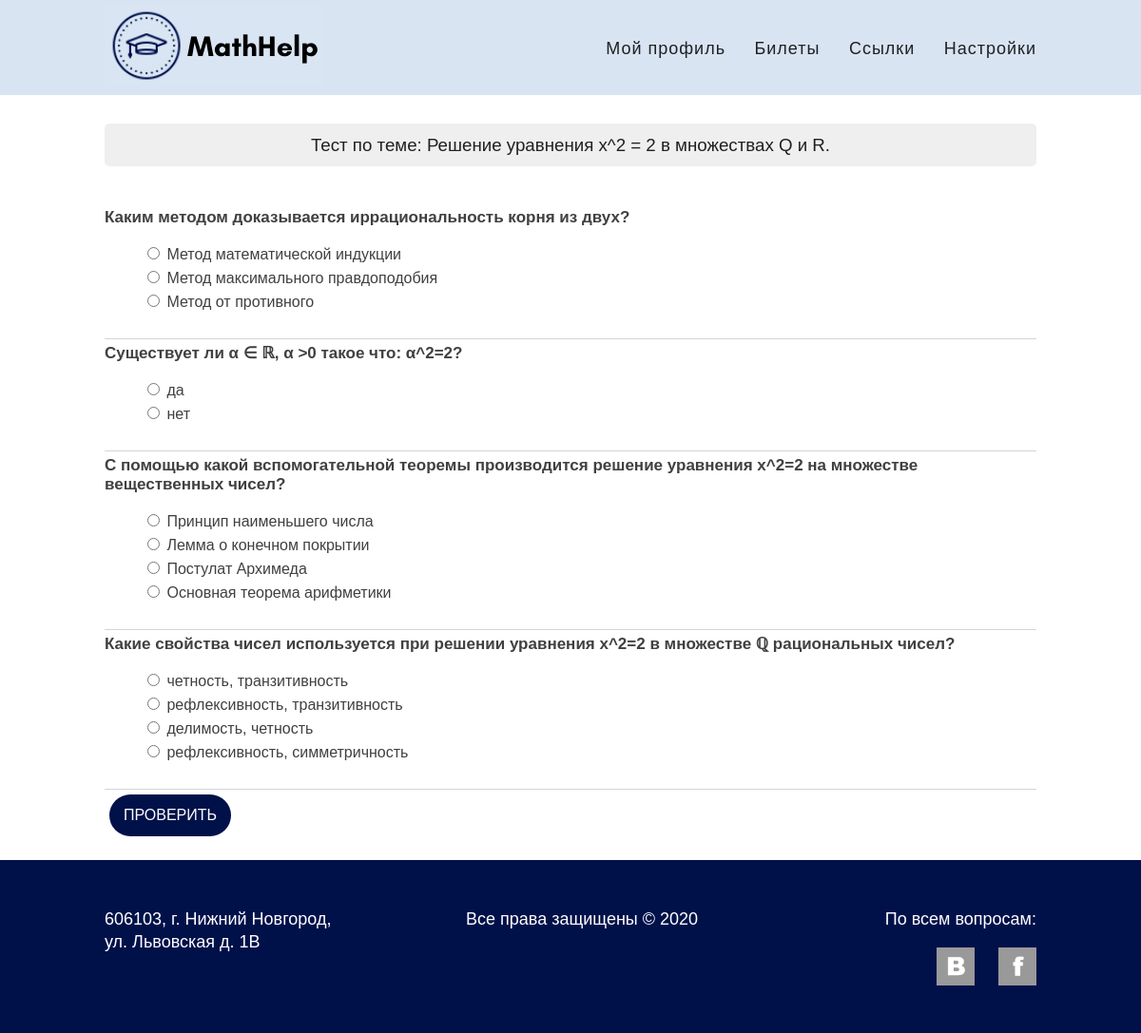
/quiz/6 (signed in), run on the app's committed database.
### apps/quiz/models.py (models this page shows, shortened)
class Quiz(models.Model):
    PASS_PERCENT = 70
    ticket = models.OneToOneField(Ticket, on_delete=models.CASCADE)
    class Meta:
        verbose_name_plural = 'quizzes'
    def get_absolute_url(self):
        return reverse(QuizConfig.QUIZ_FORM_URL, args=[self.id])
    def get_questions(self):
        if not hasattr(self, '_questions'):
            self._questions = self.question_set.all()
        return self._questions

class Question(models.Model):
    quiz = models.ForeignKey(Quiz, on_delete=models.CASCADE)
    text = models.CharField(max_length=512)  # TODO unique = True fails
    def get_answers(self):
        if not hasattr(self, '_answers'):
           self._answers = self.answer_set.all()
        return self._answers

### apps/tickets/models.py (models this page shows, shortened)
class Ticket(models.Model):
    MIN_LEVEL, MAX_LEVEL = 1, 5
    error_messages = {
        'invalid_level': f'Level must be a value from {MIN_LEVEL} to {MAX_LEVEL}.'
    }
    name = models.CharField(max_length=256, unique=True)
    level = models.SmallIntegerField()
    filename = models.CharField(max_length=256, unique=True)
    objects = TicketManager()
    def __str__(self):
        return self.name

### apps/quiz/views.py (the view, shortened to what this page needs)
@method_decorator(quiz_not_taken_required, name='dispatch')
class QuizFormView(FormView):
    form_class = QuizForm
    template_name = f'{QuizConfig.name}/quiz-form.html'
    def get_object(self):
        if not hasattr(self, 'object'):
            self.object = get_object_or_404(Quiz, id=self.kwargs['quiz_id'])
        return self.object
    def get_context_data(self, *args, **kwargs):
        context = super().get_context_data(*args, **kwargs)
        context['quiz'] = self.get_object()
        return context
    def get_form_kwargs(self, *args, **kwargs):
        kwargs = super().get_form_kwargs(*args, **kwargs)
        kwargs['quiz'] = self.get_object()
        return kwargs

### apps/quiz/forms.py (shortened to what this page needs)
class QuizForm(forms.Form):
    def __init__(self, quiz, *args, **kwargs):
        super().__init__(*args, **kwargs)
        self.use_required_attribute = False
        for question in quiz.get_questions():
            choices = [(answer.id, answer.text) for answer in question.get_answers()]
            self.fields[str(question.id)] = forms.ChoiceField(
                label=question.text, choices=choices, widget=forms.RadioSelect()
            )

### apps/accounts/context_processors.py (called while the page is built)
def accounts(request):
    return {
        'ACCOUNT_LOGIN_URL':           AccountsConfig.ACCOUNT_LOGIN_URL,
        'ACCOUNT_LOGOUT_URL':          AccountsConfig.ACCOUNT_LOGOUT_URL,
        'ACCOUNT_SETTINGS_URL':        AccountsConfig.ACCOUNT_SETTINGS_URL,
        'ACCOUNT_CREATE_URL':          AccountsConfig.ACCOUNT_CREATE_URL,
        'ACCOUNT_DELETE_URL':          AccountsConfig.ACCOUNT_DELETE_URL,
        'ACCOUNT_PASSWORD_CHANGE_URL': AccountsConfig.ACCOUNT_PASSWORD_CHANGE_URL,
        'ACCOUNT_USERNAME_UPDATE_URL': AccountsConfig.ACCOUNT_USERNAME_UPDATE_URL,
        'ACCOUNT_EMAIL_UPDATE_URL':    AccountsConfig.ACCOUNT_EMAIL_UPDATE_URL,
    }

### apps/forum/context_processors.py (called while the page is built)
def forum(request):
    return {
        'FORUM_COMMENT_CREATE_URL': ForumConfig.FORUM_COMMENT_CREATE_URL,
        'FORUM_COMMENT_DELETE_URL': ForumConfig.FORUM_COMMENT_DELETE_URL,
    }

### apps/pages/context_processors.py (called while the page is built)
def pages(request):
    return {
        'INDEX_URL':      PagesConfig.INDEX_URL,
        'REFERENCES_URL': PagesConfig.REFERENCES_URL,
    }

### apps/profiles/models.py (called while the page is built)
    def get_absolute_url(self):
        return reverse(ProfilesConfig.PROFILE_DETAIL_URL, args=[self.user.username])

### apps/quiz/context_processors.py (called while the page is built)
def quiz(request):
    return {
        'QUIZ_FORM_URL':    QuizConfig.QUIZ_FORM_URL,
        'QUIZ_RESULT_URL':  QuizConfig.QUIZ_RESULT_URL,
        'QUIZ_SAVE_URL':    QuizConfig.QUIZ_SAVE_URL,
        'QUIZ_RESTART_URL': QuizConfig.QUIZ_RESTART_URL,
        'QUIZ_REPORT_URL':  QuizConfig.QUIZ_REPORT_URL,
    }

### apps/tickets/context_processors.py (called while the page is built)
def tickets(request):
    return {
        'TICKET_LIST_URL':     TicketsConfig.TICKET_LIST_URL,
    }

### apps/quiz/templates/quiz/quiz-form.html (shortened to what this page needs)
{% extends 'base.html' %}
{% load static %}
{% block css %}
  <link rel="stylesheet" href="{% static 'quiz/css/style.css' %}">
{% endblock %}
{% block content %}
  <div class="container">
    <div class='quiz-detail'>
      <h3>Тест по теме: {{ quiz.ticket }}</h3>
    </div>
    <form class="quiz-form" action="{{ quiz.get_absolute_url }}" method="POST">
      {% for field in form %}
        <div class='border-bottom'>
          <div class='label-form'>
            {{ field.label_tag }}
          </div>
          <div class='label-form-field'>
            {{ field }}
          </div>
        </div>
      {% endfor %}
      <button class="btn btn-blue" type="submit">Проверить</button>
    </form>
  </div>
{% endblock %}

### static/css/style.css (style rules this page uses)
body { min-width: 1000px; margin: 0; padding: 0; font-family: Arial, sans-serif; font-size: 16px; line-height: 24px; color: #1f2022; }
.container { width: 980px; margin: 0 auto; padding: 0 10px; }
.border-bottom { padding-bottom: 10px; border-bottom: 1px solid; border-color: #d1d5da; }
.btn { display: inline-block; padding: 15px; margin: 5px; font-size: 16px; line-height: 14px; vertical-align: top; text-align: center; text-decoration: none; text-transform: uppercase; color: #ffffff; cursor: pointer; outline: none; border: none; border-radius:999px; }
.btn-blue { background: #00114a; }

### apps/quiz/static/quiz/css/style.css (style rules this page uses)
.quiz-form { padding-top: 20px; padding-bottom: 20px; }
li { list-style-type: none; }
.quiz-detail { background: #efefef; border: none; border-radius: 5px; text-align: center; margin-top: 30px; }
.quiz-detail h3 { padding-top: 10px; padding-bottom: 10px; font-weight: normal; line-height: 25px; }
.label-form { color: #404040; font-size: 17px; line-height: 20px; font-weight: 600; padding-top: 5px; }
.label-form-field { color: #404040; font-size: 16px; line-height: 25px; font-weight: normal; }

### data on the page
Quiz: ticket "Решение уравнения x^2 = 2 в множествах Q и R."
Question: label_tag "Каким методом доказывается иррациональность корня из двух?"
Question: label_tag "Существует ли α ∈ ℝ, α >0 такое что: α^2=2?"
Question: label_tag "С помощью какой вспомогательной теоремы производится решение уравнения x^2=2 на множестве вещественных чисел?"
Question: label_tag "Какие свойства чисел используется при решении уравнения x^2=2 в множестве ℚ рациональных чисел?"
